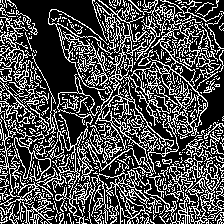
#> input picture data/2_data_resize/Bacteria/20230815_114111.jpg_edges.png, 224 x 224 px, found by its file name; its folder holds only this picture in this run
$ python cor.py
#> lines starting #> are read from the running program, lines starting #| are printed output that depends on the picture
import os
import cv2
import numpy as np
import matplotlib.pyplot as plt
import seaborn as sns
from pathlib import Path

resize_dir = Path("data/2_data_resize")

class_vectors = {}
class_names = []

# 1. Promediar imágenes por clase
for class_name in sorted(os.listdir(resize_dir)):
    class_path = resize_dir / class_name
    if not class_path.is_dir():
        continue

    class_images = []

    for img_file in os.listdir(class_path):
        img_path = class_path / img_file
        img = cv2.imread(str(img_path), cv2.IMREAD_GRAYSCALE)
#> img: shape (224, 224); 30.2% white in thin lines or dots
        if img is None:
            continue

        # Flatten para convertir en vector
        class_images.append(img.flatten())

    # Vector promedio representativo de la clase
    mean_vector = np.mean(np.array(class_images), axis=0)
    class_vectors[class_name] = mean_vector
    class_names.append(class_name)

# 2. Construir matriz de correlación entre clases
matrix = []
for c1 in class_names:
    row = []
    for c2 in class_names:
        corr = np.corrcoef(class_vectors[c1], class_vectors[c2])[0, 1]
        row.append(corr)
    matrix.append(row)
#> after the loop, matrix = [[1, -0.004], [-0.004, 1]]

corr_matrix = np.array(matrix)
#> corr_matrix = [[1, -0.004], [-0.004, 1]]

# 3. Graficar heatmap
plt.figure(figsize=(8, 6))
sns.heatmap(
    corr_matrix,
    annot=True,
    xticklabels=class_names,
    yticklabels=class_names,
    cmap="viridis",
    fmt=".2f"
)
plt.title("Correlación entre clases de hojas de papa (promedios por clase)")
plt.show()
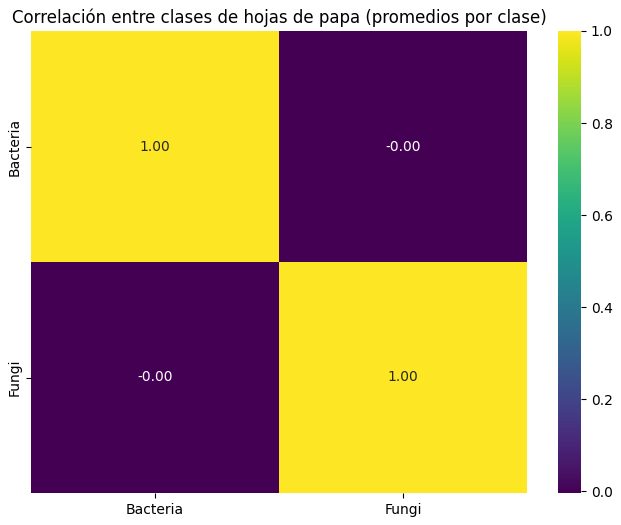
#> figure drawn by matplotlib, 2 panels
